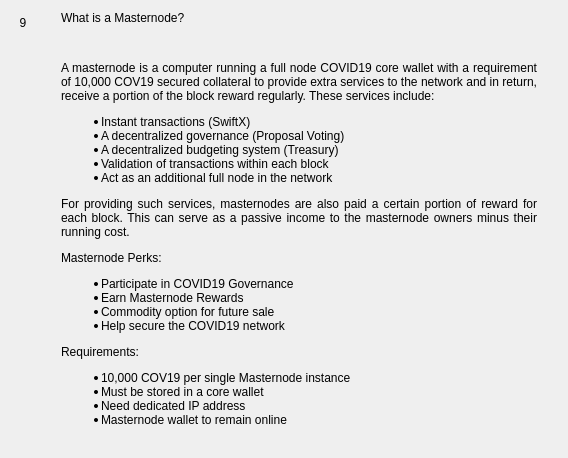
                  <widget class="QWidget" name="widgetFaq9" native="true">
                   <layout class="QHBoxLayout" name="horizontalpage_9" stretch="0,1">
                    <item alignment="Qt::AlignTop">
                     <widget class="QLabel" name="labelNumber9">
                      <property name="minimumSize">
                       <size>
                        <width>24</width>
                        <height>24</height>
                       </size>
                      </property>
                      <property name="maximumSize">
                       <size>
                        <width>16777215</width>
                        <height>24</height>
                       </size>
                      </property>
                      <property name="text">
                       <string>9</string>
                      </property>
                      <property name="alignment">
                       <set>Qt::AlignCenter</set>
                      </property>
                     </widget>
                    </item>
                    <item>
                     <layout class="QVBoxLayout" name="verticalLayoutpage_9">
                      <property name="leftMargin">
                       <number>20</number>
                      </property>
                      <property name="rightMargin">
                       <number>20</number>
                      </property>
                      <item>
                       <widget class="QLabel" name="labelSubtitle9">
                        <property name="text">
                         <string>What is a Masternode?</string>
                        </property>
                        <property name="wordWrap">
                         <bool>true</bool>
                        </property>
                       </widget>
                      </item>
                      <item>
                       <spacer name="verticalSpacer_90">
                        <property name="orientation">
                         <enum>Qt::Vertical</enum>
                        </property>
                        <property name="sizeType">
                         <enum>QSizePolicy::Fixed</enum>
                        </property>
                        <property name="sizeHint" stdset="0">
                         <size>
                          <width>20</width>
                          <height>30</height>
                         </size>
                        </property>
                       </spacer>
                      </item>
                      <item>
                       <widget class="QLabel" name="labelContent9">
                        <property name="text">
                         <string>
                           &lt;html&gt;&lt;head/&gt;&lt;body&gt;&lt;p align=&quot;justify&quot;&gt;
                           A masternode is a computer running a full node COVID19 core wallet with a
                           requirement of 10,000 COV19 secured collateral to provide extra services
                           to the network and in return, receive a portion of the block reward
                           regularly.  These services include:
                           &lt;/p&gt;&lt;p align=&quot;justify&quot;&gt;

                           &lt;ul&gt;
                           &lt;li&gt;Instant transactions (SwiftX)&lt;/li&gt;
                           &lt;li&gt;A decentralized governance (Proposal Voting)&lt;/li&gt;
                           &lt;li&gt;A decentralized budgeting system (Treasury)&lt;/li&gt;
                           &lt;li&gt;Validation of transactions within each block&lt;/li&gt;
                           &lt;li&gt;Act as an additional full node in the network&lt;/li&gt;
                           &lt;/ul&gt;

                           &lt;/p&gt;&lt;p align=&quot;justify&quot;&gt;
                           For providing such services, masternodes are also paid a certain portion
                           of reward for each block. This can serve as a passive income to the
                           masternode owners minus their running cost.
                           &lt;/p&gt;&lt;p align=&quot;justify&quot;&gt;

                           Masternode Perks:
                           &lt;/p&gt;&lt;p align=&quot;justify&quot;&gt;
                           &lt;ul&gt;
                           &lt;li&gt;Participate in COVID19 Governance&lt;/li&gt;
                           &lt;li&gt;Earn Masternode Rewards&lt;/li&gt;
                           &lt;li&gt;Commodity option for future sale&lt;/li&gt;
                           &lt;li&gt;Help secure the COVID19 network&lt;/li&gt;
                           &lt;/ul&gt;
                           &lt;/p&gt;&lt;p align=&quot;justify&quot;&gt;

                           Requirements:
                           &lt;/p&gt;&lt;p align=&quot;justify&quot;&gt;
                           &lt;ul&gt;
                           &lt;li&gt;10,000 COV19 per single Masternode instance&lt;/li&gt;
                           &lt;li&gt;Must be stored in a core wallet&lt;/li&gt;
                           &lt;li&gt;Need dedicated IP address&lt;/li&gt;
                           &lt;li&gt;Masternode wallet to remain online&lt;/li&gt;
                           &lt;/ul&gt;
                           &lt;/p&gt;&lt;/body&gt;&lt;/html&gt;
                         </string>
                        </property>
                        <property name="alignment">
                         <set>Qt::AlignLeading|Qt::AlignLeft|Qt::AlignTop</set>
                        </property>
                        <property name="wordWrap">
                         <bool>true</bool>
                        </property>
                       </widget>
                      </item>
                      <item>
                       <spacer name="verticalSpacer_91">
                        <property name="orientation">
                         <enum>Qt::Vertical</enum>
                        </property>
                        <property name="sizeHint" stdset="0">
                         <size>
                          <width>20</width>
                          <height>20</height>
                         </size>
                        </property>
                       </spacer>
                      </item>
                     </layout>
                    </item>
                   </layout>
                  </widget>
